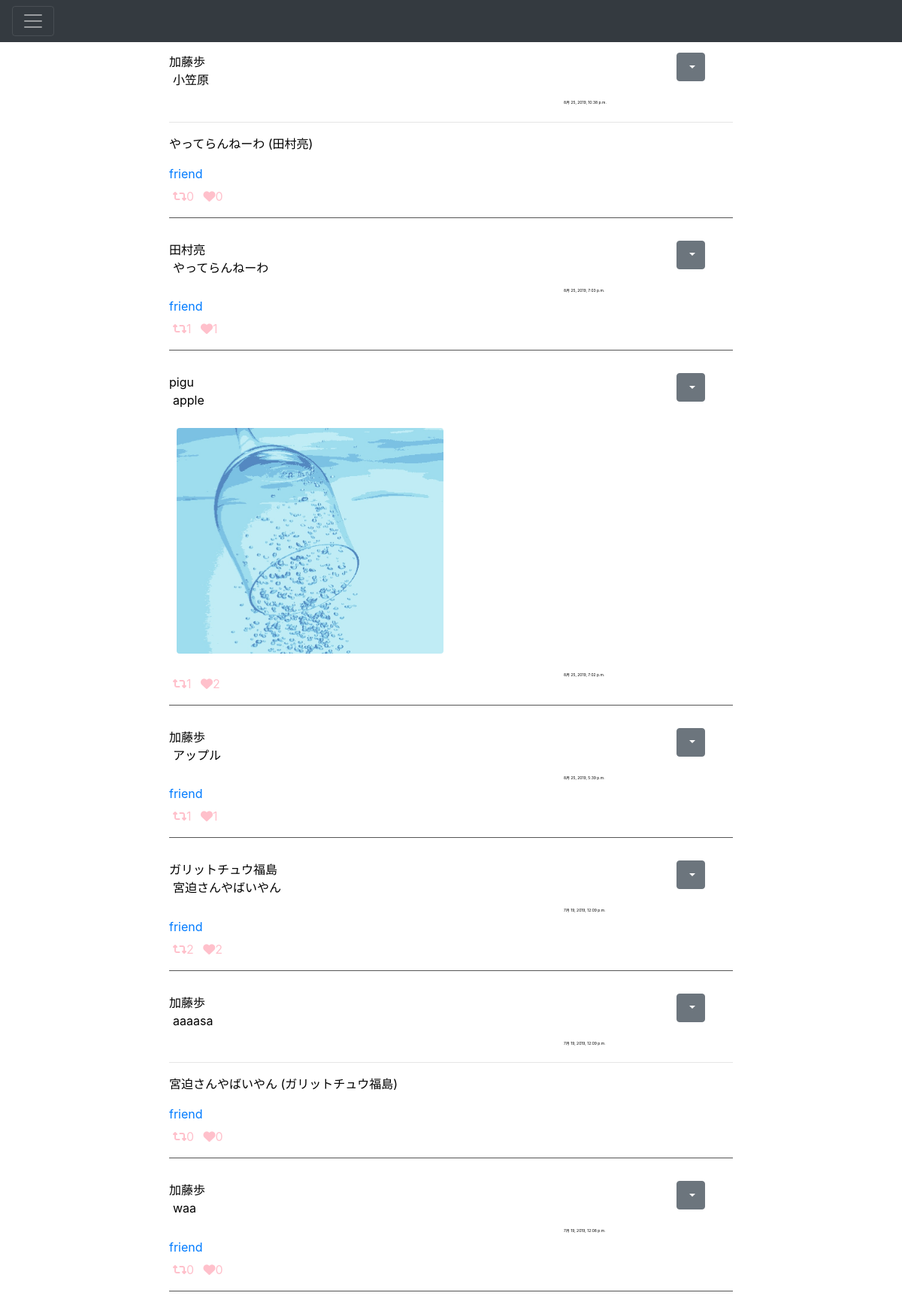
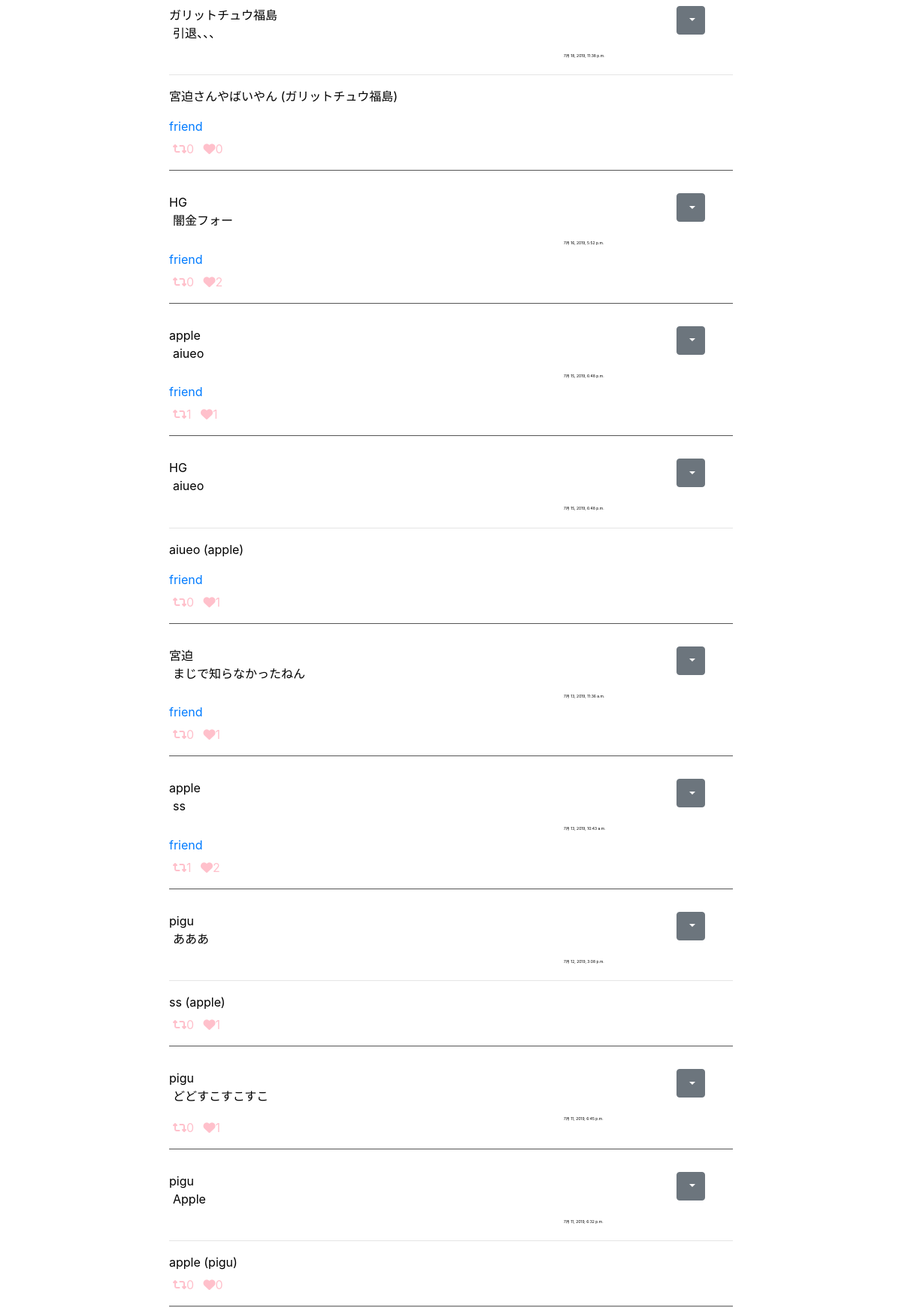
The app's page / (signed in, upper part) with its own data (2 pictures, top to bottom).
### app/models.py (models this page shows)
class Photo(models.Model):
    comment = models.TextField(max_length=1000)
    image = models.ImageField(upload_to = 'photos', blank=True, null=True)
    created_at = models.DateTimeField(auto_now=True)
    user = models.ForeignKey(User, on_delete=models.CASCADE)
    created_at = models.DateTimeField(auto_now=True)
    share_id = models.IntegerField(default=-1)
    good_count = models.IntegerField(default=0)
    share_count = models.IntegerField(default=0)
    def __str__(self):
        return str(self.comment) + ' (' + str(self.user) + ')'
    def get_share(self):
        return Photo.objects.get(id=self.share_id)
    class Meta:
        ordering = ('-created_at',)

### app/views.py (the view)
# urls.py: path('', views.index, name='index'),
def index(request):
    photos = Photo.objects.all().order_by('-created_at')
    return render(request, 'app/index.html', {'photos': photos})

### app/templates/app/index.html
{% extends 'app/base.html' %}
{% block content %}
{% include 'app/tweet.html' %}
{% endblock %}

### app/templates/app/tweet.html (shortened to what this page needs)
<div class="photo-container">
    {% for photo in photos %}
      <div class="tweet">
        <div class="clone">
          <div class="dropdown">
            <button class="btn btn-secondary dropdown-toggle" type="button" id="dropdownMenu2" data-toggle="dropdown" aria-haspopup="true" aria-expanded="false">
            </button>
          </div>
        </div>
        <div class="tweet-info">
          <a href="{% url 'app:users_detail' photo.user.id %}">
            <span>{{ photo.user }}</span>
          </a>
        </div>
        <div class='tweet-content'>
          <div class='tweet-content-main'>
            {{ photo.comment }}
          </div>
        </div>
        {% if photo.image %}
        <div class="photo">
          <a href="{% url 'app:photos_detail' photo.id %}">
            <img src="{{ photo.image.url }}" class="photo-img">
          </a>
        </div>
        {% endif %}
        <div class='tweet-date'>
          {{photo.created_at}}
        </div>
        {% if photo.share_id > 0 %}
        <hr class="share_line">
        <p class="share_item_content">{{photo.get_share}}</P>
        {% endif %}
        <p class="message_owner">
          <a href="{% url 'app:share' photo.id %}"><span class="photo_counter"><i class="fas fa-retweet"></i>{{photo.share_count}}</span></a>
          <a href="{% url 'app:good' photo.id %}"><span class="photo_counter">&ensp;<i class="fas fa-heart"></i>{{photo.good_count}}</span></a>
        </p>
        {% if request.user != photo.user %}
        <p class="tweet_detail">
          <a href="{% url 'app:add' %}?name={{photo.user}}">friend</a>
        </p>
        {% endif %}
        </div>
  {% endfor %}
  </div>

### app/static/css/style.css (style rules this page uses)
html, body { margin: 0; }
div { box-sizing: border-box; }
a { text-decoration: none; color: #000; }
span { color: #000; }
body { z-index: 2; }
.photo { width: calc(100%/2); padding: 10px; margin-bottom: 15px; }
.photo a { display: block; }
.photo-img { width: 100%; max-width: 500px; height: 300px; object-fit: cover; border-radius: 4px; }
.tweet { margin-bottom: 30px; padding-bottom: 30px; border-bottom: ridge 0.5px #555; word-wrap: break-word; color: black; position: relative; }
.tweet-content { margin-left: 5px; margin-bottom: 15px; }
.message_owner { color: pink; margin-left: 5px; position: absolute; left: 0; bottom: 0; }
.photo_counter { color: pink; }
.clone { margin-left: 90%; height: 0px; z-index: 2; }
.tweet-date { font-size: 5px; padding-bottom: 5px; margin-left: 70%; }

### records on screen
Photo: user "加藤歩", comment "小笠原", created_at "8月 25, 2019, 10:38 p.m.", get_share "やってらんねーわ (田村亮)", share_count "0", good_count "0"
Photo: user "田村亮", comment "やってらんねーわ", created_at "8月 25, 2019, 7:03 p.m.", share_count "1", good_count "1"
Photo: user "pigu", comment "apple", image (picture), created_at "8月 25, 2019, 7:02 p.m.", share_count "1", good_count "2"
Photo: user "加藤歩", comment "アップル", created_at "8月 25, 2019, 5:39 p.m.", share_count "1", good_count "1"
Photo: user "ガリットチュウ福島", comment "宮迫さんやばいやん", created_at "7月 19, 2019, 12:09 p.m.", share_count "2", good_count "2"
Photo: user "加藤歩", comment "aaaasa", created_at "7月 19, 2019, 12:09 p.m.", get_share "宮迫さんやばいやん (ガリットチュウ福島)", share_count "0", good_count "0"
Photo: user "加藤歩", comment "waa", created_at "7月 19, 2019, 12:08 p.m.", share_count "0", good_count "0"
Photo: user "ガリットチュウ福島", comment "引退、、、", created_at "7月 18, 2019, 11:38 p.m.", get_share "宮迫さんやばいやん (ガリットチュウ福島)", share_count "0", good_count "0"
Photo: user "HG", comment "闇金フォー", created_at "7月 16, 2019, 5:52 p.m.", share_count "0", good_count "2"
Photo: user "apple", comment "aiueo", created_at "7月 15, 2019, 6:48 p.m.", share_count "1", good_count "1"
Photo: user "HG", comment "aiueo", created_at "7月 15, 2019, 6:48 p.m.", get_share "aiueo (apple)", share_count "0", good_count "1"
Photo: user "宮迫", comment "まじで知らなかったねん", created_at "7月 13, 2019, 11:36 a.m.", share_count "0", good_count "1"
Photo: user "apple", comment "ss", created_at "7月 13, 2019, 10:43 a.m.", share_count "1", good_count "2"
Photo: user "pigu", comment "あああ", created_at "7月 12, 2019, 3:08 p.m.", get_share "ss (apple)", share_count "0", good_count "1"
Photo: user "pigu", comment "どどすこすこすこ", created_at "7月 11, 2019, 6:45 p.m.", share_count "0", good_count "1"
Photo: user "pigu", comment "Apple", created_at "7月 11, 2019, 6:32 p.m.", get_share "apple (pigu)", share_count "0", good_count "0"
